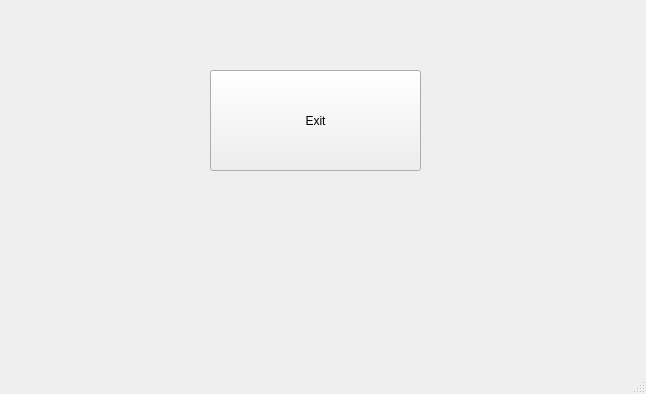
<?xml version="1.0" encoding="UTF-8"?>
<ui version="4.0">
 <class>MainWindow</class>
 <widget class="QMainWindow" name="MainWindow">
  <property name="geometry">
   <rect>
    <x>0</x>
    <y>0</y>
    <width>646</width>
    <height>394</height>
   </rect>
  </property>
  <property name="windowTitle">
   <string>MainWindow</string>
  </property>
  <widget class="QWidget" name="centralwidget">
   <widget class="QPushButton" name="btn_exit">
    <property name="geometry">
     <rect>
      <x>210</x>
      <y>70</y>
      <width>211</width>
      <height>101</height>
     </rect>
    </property>
    <property name="text">
     <string>Exit</string>
    </property>
   </widget>
  </widget>
  <widget class="QMenuBar" name="menubar">
   <property name="geometry">
    <rect>
     <x>0</x>
     <y>0</y>
     <width>646</width>
     <height>21</height>
    </rect>
   </property>
  </widget>
  <widget class="QStatusBar" name="statusbar"/>
 </widget>
 <resources/>
 <connections/>
</ui>
